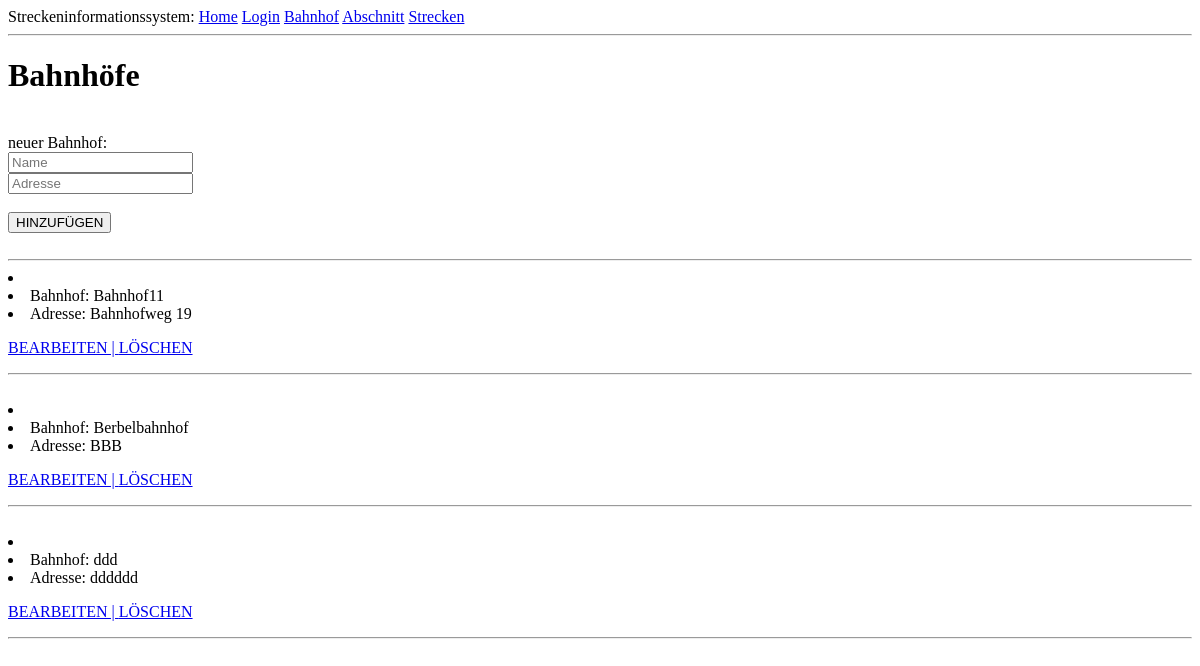
The page /bahnhöfe on the database as committed earlier.
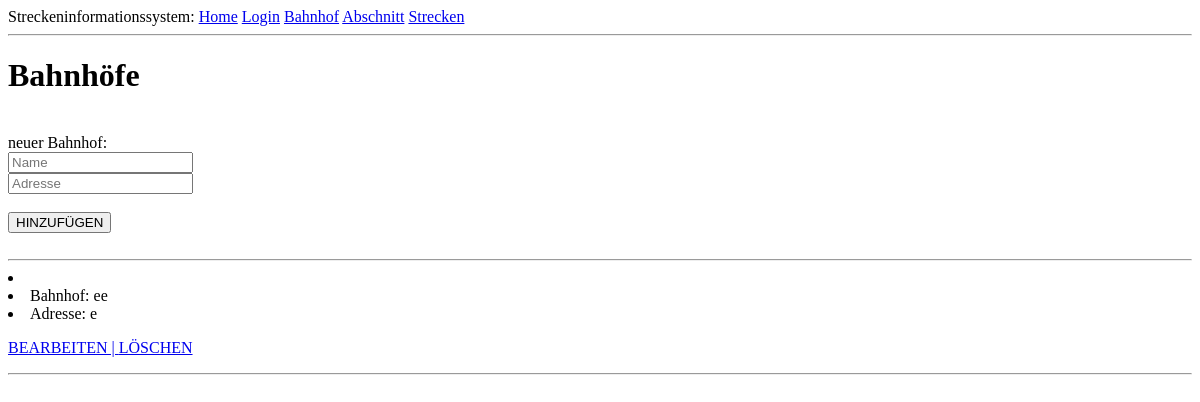
The same page on the database as committed later.
### modelsDatabase.py (models this page shows, shortened)
class Bahnhof(db.Model):
    id = db.Column(db.Integer, primary_key=True)
    name = db.Column(db.String(60), nullable=False)
    address = db.Column(db.String(60), nullable=False)

### bahnhof.py (the view, shortened to what this page needs)
@views.route('/bahnhöfe', methods=['GET', 'POST'])
def get_Bahnhöfe():
    bahnhöfe = Bahnhof.query.all()
    return render_template("bahnhof.html", user=current_user, bahnhöfe=bahnhöfe)

### templates/bahnhof.html (shortened to what this page needs)
{% extends "base.html" %}
{% block content %}
    <h1 class="py-5">Bahnhöfe</h1>
        <form method="POST">
          <br />
          <div class="form-group">
            <label for="ts_name">neuer Bahnhof:</label></br>
            <input
              type="text"
              class="form-control"
              id="ts_name"
              name="ts_name"
              placeholder="Name"
            />
          </div>
          <div class="form-group">
            <input
              type="text"
              class="form-control"
              id="ts_address"
              name="ts_address"
              placeholder="Adresse"
            />
          </div></br>
          <button type="add" class="btn btn-primary">HINZUFÜGEN</button>
          <br />
          <br />
        </form>
    <hr />
    <u1 class="list-group list-group-flush" id="trainstation-list">
        {% for ts in bahnhöfe %}
            <li class="list-group-item">
                <li>
                    <span class="field-name">Bahnhof:</span>
                    <span class="field-value">{{ ts.name }}</span>
                </li>
                <li>
                    <span class="field-name">Adresse:</span>
                    <span class="field-value">{{ ts.address }}</span>
                    <p>
                        <a href="/edit_Bahnhöfe/{{ ts.id }}"
                           class="btn btn-primary btn-lg-active"
                           role="button" aria-pressed="true">BEARBEITEN |
                        </a>
                        <a href="/delete_Bahnhöfe({{ ts.id }})"
                           class="btn btn-primary btn-lg-active"
                           role="button" aria-pressed="true">LÖSCHEN
                        </a>
                    </p>
                    <hr />
                    <br />
                </li>
            </li>
        {% endfor %}
    </u1>
<br />
{% endblock %}

### templates/base.html (shortened to what this page needs)
<!doctype html>
<html>
    <head>
    </head>
    <body>
        <div>
            Streckeninformationssystem:
            <a class="nav-item nav-link" id="home" href="/">Home</a>
            <a class="nav-item nav-link" id="login" href="/login">Login</a>
            <a class="nav-item nav-link" id="bahnhof" href="/bahnhöfe">Bahnhof</a>
            <a class="nav-item nav-link" id="abschnitt" href="/abschnitte">Abschnitt</a>
            <a class="nav-item nav-link" id="strecken" href="/strecken">Strecken</a>
        </div>
        <hr>
        {% block content %}{% endblock %}
    </body>
</html>

Rows that differ between the two databases and show on the page:
removed Bahnhof: name "Berbelbahnhof", address "BBB"
removed Bahnhof: name "ddd", address "dddddd"
changed Bahnhof: name "Bahnhof11" → "ee"; address "Bahnhofweg 19" → "e"
